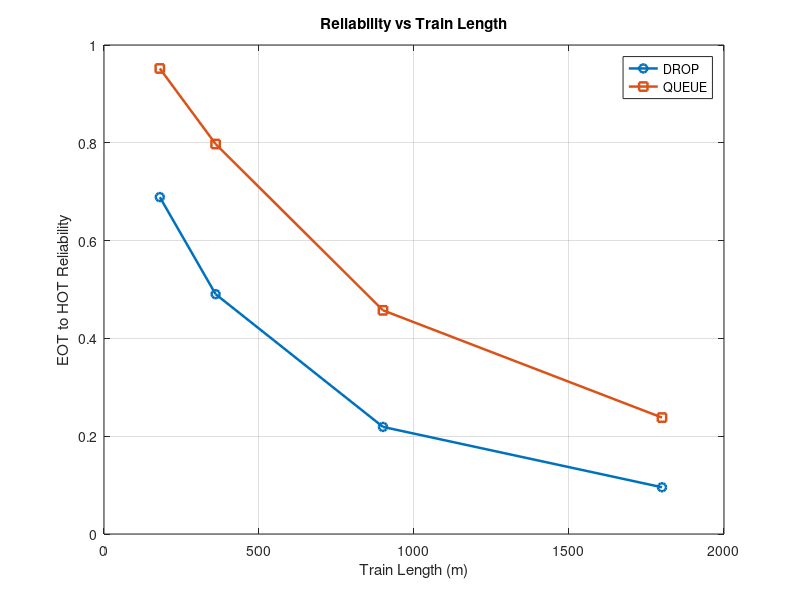
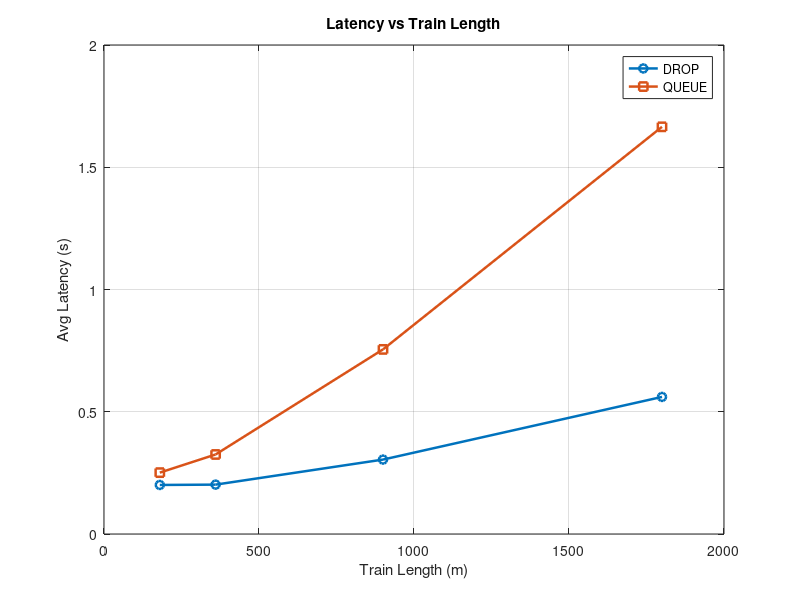
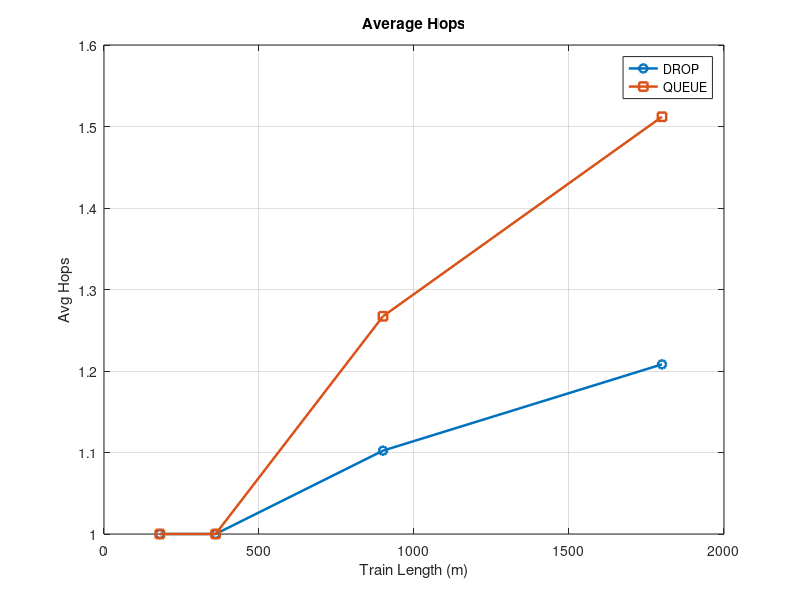
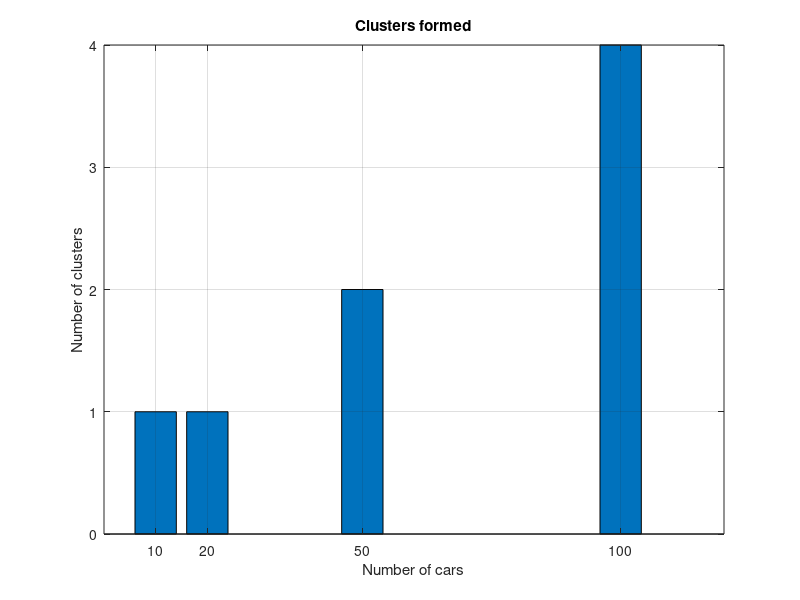

Recreate these plots in MATLAB, in order.
% Cluster TDMA Simulation Design
% Parameters
train_sizes = [10 20 50 100]; % # of Cars
CAR_LENGTH = 18; % Meters per Car
SLOT_TIME = 0.1; % sec
PACKETS_PER_NODE = 100; % # of Sensor Packets at Each Node
MAX_RANGE = 900; % Meters
DECAY_LAMBDA = 450; % Exponential Decay Term
REL_THRESH = 0.1; % Reliable Threshold Probability
INTERFERENCE_COEFF = 0.001; % More Nodes Increases the Interference
BASE_PKT_SIZE = 14; % Bytes per Packet
PKT_SIZE_ALPHA = 0.001; % Packet-Size Probability Factor
MAX_RETRIES = 3; % Try Resending a Dropped Pacekt 3 Times in QUEUE Mode
results = struct(); % store per train size
modes = {'drop','queue'};
for Ni = 1:length(train_sizes)
   N = train_sizes(Ni);
   fprintf('\n Train With: %d Cars\n', N);
   positions = (0:(N-1))' * CAR_LENGTH; % Position of Car With 0=Tail/EOT
   % Cluster Formation
   cluster_heads = [];
   cluster_members = {};
   i = 1;
   while i <= N
       furthest = i;
       for j = i+1:N
           d = positions(j) - positions(i);
           % Probability of Success Based on Distance
           p_dist = exp(-d/DECAY_LAMBDA) * (d < MAX_RANGE);
           % Packet Size Factor
           sf = 1 + PKT_SIZE_ALPHA * BASE_PKT_SIZE;
           % Interference Factor
           p_interf = exp(-INTERFERENCE_COEFF*N);
           % Combined Probability
           p = p_dist * exp(-d/(DECAY_LAMBDA/sf)) * p_interf;
           if p >= REL_THRESH
               furthest = j;
           else
               break;
           end
       end
       members = i:furthest;
       cluster_heads(end+1) = furthest;
       cluster_members{end+1} = members;
       i = furthest + 1;
   end
   num_clusters = length(cluster_heads);
   % Cluster Starts at the End Indices
   cluster_starts = [1, cluster_heads(1:end-1)+1];
   cluster_ends = cluster_heads;
   cluster_sizes = cluster_ends - cluster_starts + 1;
   cluster_pos = positions(cluster_heads);
  
   % Map Nodes to Cluster Index
   node2cluster = repelem(1:num_clusters, cluster_sizes)';
   % Main Simulation
   for m = 1:2
       mode = modes{m};
       dropped = 0;
       delivered = 0;
       total_tx_time = 0;
       total_latency = 0;
       hop_counts = [];
       for node = 1:N
           for pk = 1:PACKETS_PER_NODE
               % Node Goes to its Cluster Head
               cidx = node2cluster(node);
               head_idx = cluster_heads(cidx);
               % Probability From Disnance Interferene and Packet Size
               d1 = positions(head_idx) - positions(node);
               L1 = BASE_PKT_SIZE;
               sf = 1 + PKT_SIZE_ALPHA * L1;
               p_dist = exp(-d1 / DECAY_LAMBDA) * (d1 < MAX_RANGE);
               p_interf = exp(-INTERFERENCE_COEFF * N);
               p1 = p_dist * exp(-d1 / (DECAY_LAMBDA / sf)) * p_interf;
               success1 = false;
               if strcmp(mode,'drop')
                   % If a Random Number [0,1] is < the Computed
                   % Probability of Success then it is Successful
                   if rand < p1
                       success1 = true;
                       total_tx_time = total_tx_time + SLOT_TIME;
                       total_latency = total_latency + SLOT_TIME;
                   else % Else the Packet is just Dropped
                       dropped = dropped + 1;
                       total_tx_time = total_tx_time + SLOT_TIME;
                       continue;
                   end
               else % Else for The QUEUE Case
                   tries = 0;
                   while tries < MAX_RETRIES % Try to Resend Dropped Packets 3 Times
                       tries = tries + 1;
                       total_tx_time = total_tx_time + SLOT_TIME;
                       total_latency = total_latency + SLOT_TIME;
                       if rand < p1
                           success1 = true;
                           break;
                       end
                   end
                   if ~success1
                       dropped = dropped + 1; % Increment Dropped Number
                       continue;
                   end
               end
               % Cluster Forwarding Chain
               current_cluster = cidx;
               hop_count = 0;
               success_chain = true;
               while true
                   hop_count = hop_count + 1;
                   % Determines the Destination for the Hop
                   if current_cluster == num_clusters
                       dest_pos = positions(N);
                   else
                       dest_pos = cluster_pos(current_cluster+1);
                   end
                   src_pos = cluster_pos(current_cluster);
                   d2 = dest_pos - src_pos; % Hop Disntance
                   % Probability with Distance and Interference Terms
                   L2 = cluster_sizes(current_cluster) * BASE_PKT_SIZE;
                   sf = 1 + PKT_SIZE_ALPHA * L2;
                   p_dist = exp(-d2 / DECAY_LAMBDA) * (d2 < MAX_RANGE);
                   p_interf = exp(-INTERFERENCE_COEFF * N);
                   p2 = p_dist * exp(-d2 / (DECAY_LAMBDA / sf)) * p_interf;
                   if strcmp(mode,'drop')
                       total_tx_time = total_tx_time + SLOT_TIME;
                       if rand < p2 % Packet Successfully Forwarded Data
                           total_latency = total_latency + SLOT_TIME;
                           if current_cluster == num_clusters
                               break; % Reached HOT/Done
                           else % Go to Next Cluster
                               current_cluster = current_cluster + 1;
                           end
                       else % Packet Lost
                           dropped = dropped + 1;
                           success_chain = false;
                           break;
                       end
                   else % In QUEUE Mode and Retry Sending up to 3 Times per Hop
                       attempts = 0;
                       hop_ok = false;
                       while attempts < MAX_RETRIES
                           attempts = attempts + 1;
                           total_tx_time = total_tx_time + SLOT_TIME;
                           total_latency = total_latency + SLOT_TIME;
                           if rand < p2
                               hop_ok = true; % Successful Hop
                               break;
                           end
                       end
                       if ~hop_ok % Failed After 3 Retries
                           dropped = dropped + 1;
                           success_chain = false;
                           break;
                       else
                           if current_cluster == num_clusters
                               break; % Reached HOT/Done
                           else % Go to Next Cluser
                               current_cluster = current_cluster + 1;
                           end
                       end
                   end
               end
               % If the Chain was Successful, Save the Hop Data for
               % Plotting
               if success_chain
                   delivered = delivered + 1;
                   hop_counts(end+1) = hop_count;
               end
           end
       end
      
       % Save Results
       results(Ni).(mode).delivered = delivered;
       results(Ni).(mode).dropped = dropped;
       results(Ni).(mode).total_packets = N * PACKETS_PER_NODE;
       results(Ni).(mode).reliability = delivered / (N * PACKETS_PER_NODE);
       results(Ni).(mode).avg_latency = total_latency / max(delivered,1);
       results(Ni).(mode).total_tx_time = total_tx_time;
       results(Ni).(mode).avg_hops = mean(hop_counts);
       results(Ni).(mode).num_clusters = num_clusters;
      
       % Print Results
       fprintf('\n Mode: %s\n', mode);
       fprintf('Number of Packets: %d\n', results(Ni).(mode).total_packets);
       fprintf('Packets Delivered: %d, Packets Dropped: %d\n', results(Ni).(mode).delivered, results(Ni).(mode).dropped);
       fprintf('Reliability: %.3f\n', results(Ni).(mode).reliability);
       fprintf('Avg Latency (s): %.3f\n', results(Ni).(mode).avg_latency);
       fprintf('Avg Hops: %.2f\n', results(Ni).(mode).avg_hops);
       fprintf('Clusters: %d\n', results(Ni).(mode).num_clusters);
   end
end
% Pre Size the Arrays for the Results for Plotting
distances = train_sizes * CAR_LENGTH;
rel_drop = zeros(1,length(train_sizes));
rel_queue = zeros(1,length(train_sizes));
lat_drop = zeros(1,length(train_sizes));
lat_queue = zeros(1,length(train_sizes));
hops_drop = zeros(1,length(train_sizes));
hops_queue = zeros(1,length(train_sizes));
cluster_counts = zeros(1,length(train_sizes));
energy_drop = zeros(1,length(train_sizes));
energy_queue = zeros(1,length(train_sizes));
% Extract the Results from the Results struct
for i = 1:length(train_sizes)
   rel_drop(i) = results(i).drop.reliability;
   rel_queue(i) = results(i).queue.reliability;
   lat_drop(i) = results(i).drop.avg_latency;
   lat_queue(i) = results(i).queue.avg_latency;
   hops_drop(i) = results(i).drop.avg_hops;
   hops_queue(i) = results(i).queue.avg_hops;
   cluster_counts(i) = results(i).drop.num_clusters;
   energy_drop(i) = results(i).drop.total_tx_time;
   energy_queue(i) = results(i).queue.total_tx_time;
end
% Channel probability degradation = 1 - reliability
prob_deg_drop = 1 - rel_drop;
prob_deg_queue = 1 - rel_queue;
% Plots
figure;
plot(distances, rel_drop,'-o','LineWidth',1.8);
hold on;
plot(distances, rel_queue,'-s','LineWidth',1.8);
xlabel('Train Length (m)');
ylabel('EOT to HOT Reliability');
legend('DROP','QUEUE');
grid on;
title('Reliability vs Train Length');
figure;
plot(distances, lat_drop,'-o','LineWidth',1.8);
hold on;
plot(distances, lat_queue,'-s','LineWidth',1.8);
xlabel('Train Length (m)');
ylabel('Avg Latency (s)');
legend('DROP','QUEUE');
grid on;
title('Latency vs Train Length');
figure;
plot(distances, hops_drop,'-o','LineWidth',1.8);
hold on;
plot(distances, hops_queue,'-s','LineWidth',1.8);
xlabel('Train Length (m)');
ylabel('Avg Hops');
legend('DROP','QUEUE');
grid on; title('Average Hops');
figure;
bar(train_sizes, cluster_counts);
xlabel('Number of cars');
ylabel('Number of clusters');
title('Clusters formed');
grid on;
figure;
plot(distances, energy_drop,'-o','LineWidth',1.8);
hold on;
plot(distances, energy_queue,'-s','LineWidth',1.8);
xlabel('Train Length (m)');
ylabel('Energy (arbitrary units)');
legend('DROP','QUEUE');
grid on;
title('Energy Consumption vs Train Length');
% Channel Degredation Plot and Probability of Success
% Using Equations Used in the Sim
d = 0:10:1200;            
L = BASE_PKT_SIZE;         
N = max(train_sizes);      
sf = 1 + PKT_SIZE_ALPHA * L;
p_interf = exp(-INTERFERENCE_COEFF * N);
P_dist = exp(-d / DECAY_LAMBDA) .* (d < MAX_RANGE);
P_success = P_dist .* exp(-d / (DECAY_LAMBDA / sf)) * p_interf;
channel_deg = 1 - P_success;
% Plot
figure;
plot(d, P_success,'LineWidth',1.8);
hold on;
plot(d, channel_deg,'LineWidth',1.8);
xlabel('Distance (m)');
ylabel('Probability');
title('Per-Hop Success vs Channel Degradation');
legend('P of Success','Channel Degradation');
grid on;
ylim([0 1]);
